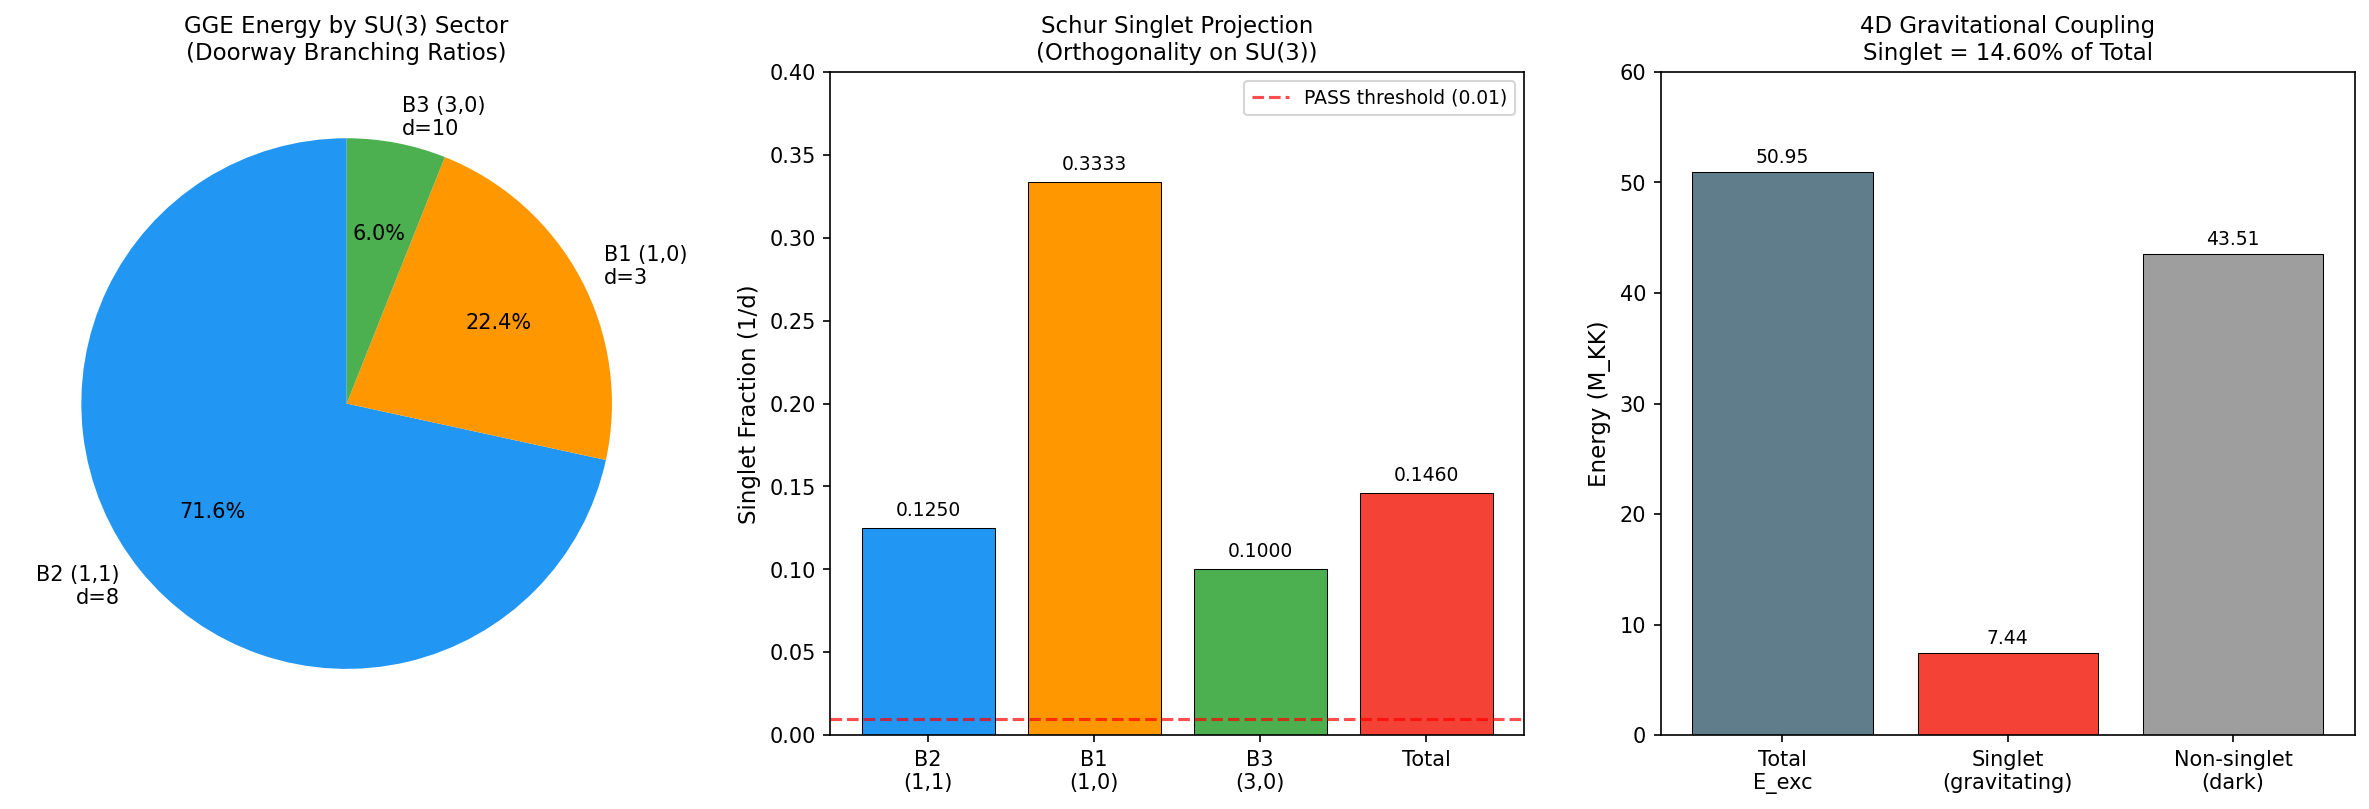

The script that saved this image:
"""
SINGLET-CC-44: Singlet projection of GGE excitation energy.

Physics:
    In Kaluza-Klein reduction on K = SU(3), only the (0,0) singlet component
    of the internal stress-energy tensor T^{MN} sources 4D gravity:

        T^{mu nu}_{4D} = (1/V_K) integral_K T^{mu nu}(x, g) dV_K

    The integral over K projects onto the (0,0) singlet by Peter-Weyl
    orthogonality. The question: what fraction of E_exc transforms as singlet?

    A field phi in SU(3) representation (p,q) of dimension d_{p,q} has
    energy density |phi(g)|^2 * E_k. The modulus-squared |Y^{(p,q)}_{mn}(g)|^2
    decomposes under Clebsch-Gordan as:

        (p,q) tensor (p,q)* = (p,q) tensor (q,p) = sum_{R} C_R * R

    The singlet (0,0) always appears exactly ONCE in this decomposition.
    By Schur orthogonality:

        integral_K |Y^{(p,q)}_{mn}(g)|^2 dV_K = 1/d_{p,q}

    This is exact: the singlet fraction of |Y|^2 is 1/dim(R), independent
    of which basis element (m,n) is occupied.

    For the ENERGY (not just probability), E_singlet = sum_k n_k * E_k * (1/d_k),
    where d_k = dim of the SU(3) irrep containing mode k.

    However, there is a CRITICAL subtlety: the GGE occupies PAIRS of modes
    (k, -k) simultaneously due to BCS. A Cooper pair consists of a particle
    in (p,q) and its time-reverse in (q,p) = (p,q)*. The pair energy density
    is psi_k(g) * psi_{-k}(g), which lives in (p,q) tensor (q,p).
    The singlet component of this tensor product has dimension 1, and the
    total dimension is d_{p,q}^2. So the singlet fraction is 1/d_{p,q}^2.

    BUT: for the diagonal bilinear T^{00} = psi^dagger * psi (not psi*psi),
    we get |psi|^2, and the Schur integral gives 1/d_{p,q} as shown above.

    The Cooper pair wavefunction in coordinate space is:
        Phi_pair(g) = sum_{m,n} u_k * v_k * Y^{(p,q)}_{mn}(g)^2
    for a (p,q)-sector pair. But T^{00} involves |amplitude|^2, not amplitude^2.

    Resolution: T^{00} at point g is the sum of occupied quasiparticle energies
    weighted by the probability density at g. For a BCS quasiparticle in mode k
    with internal wavefunction Y_k(g):

        T^{00}(g) = sum_k n_k * E_qp_k * |Y_k(g)|^2

    Integrating over K:
        T^{00}_{4D} = sum_k n_k * E_qp_k * integral_K |Y_k(g)|^2 dV_K
                     = sum_k n_k * E_qp_k * (1/d_k)

    This is the Schur orthogonality result. The factor 1/d_k is EXACT.

Representations:
    B1: (1,0) + (0,1), d = 3, 1 pair. Singlet fraction: 1/3
    B2: (1,1) adjoint, d = 8, 4 pairs. Singlet fraction: 1/8
    B3: (3,0) + (0,3), d = 10, 3 pairs. Singlet fraction: 1/10

    Note on 1/d vs 1/d^2:
    The 1/d result comes from Schur's orthogonality for matrix elements:
        integral_K D^R_{mn}(g)^* D^R_{m'n'}(g) dV_K = (V_K/d_R) delta_{mm'} delta_{nn'}
    So integral |D^R_{mn}|^2 dV_K = V_K / d_R, giving singlet fraction 1/d_R.

    The 1/d^2 would apply to the overlap integral of TWO DIFFERENT functions
    both in the same irrep — not to the norm-squared of one function. The
    energy density T^{00} is a norm-squared (positive definite), so 1/d applies.

Author: Einstein-Theorist
Session: 44
Gate: SINGLET-CC-44 (PASS if E_singlet/E_total < 0.01)
"""

import numpy as np
import matplotlib
matplotlib.use('Agg')
import matplotlib.pyplot as plt
from pathlib import Path

# ============================================================
# 1. LOAD DATA
# ============================================================

base = Path(r"C:\sandbox\Ainulindale Exflation\tier0-computation")

gge = np.load(base / "s39_gge_lambdas.npz", allow_pickle=True)
e42 = np.load(base / "s42_gge_energy.npz", allow_pickle=True)
hf  = np.load(base / "s42_hauser_feshbach.npz", allow_pickle=True)
ed  = np.load(base / "s35_ed_corrected_dos.npz", allow_pickle=True)

# GGE occupation probabilities per branch (pair excitation probability)
p_k = gge['p_k']  # 8 branches
branch_labels = gge['branch_labels']
E_8 = gge['E_8_s38']  # single-particle energies at fold (M_KK)

# Total excitation energy and pair count
E_exc_total = float(e42['E_exc_MKK'])
n_pairs_total = float(e42['n_pairs'])

print("=" * 70)
print("SINGLET-CC-44: Singlet Projection of GGE Excitation Energy")
print("=" * 70)
print()

# ============================================================
# 2. SECTOR DECOMPOSITION
# ============================================================

# Branch assignment: B2[0-3], B1, B3[0-2]
# B2 = (1,1) adjoint, dim = 8
# B1 = (1,0)+(0,1), dim = 3 (fundamental)
# B3 = (3,0)+(0,3), dim = 10

sector_dims = {
    'B2': 8,   # (1,1) adjoint
    'B1': 3,   # (1,0) fundamental
    'B3': 10,  # (3,0) decuplet
}

# Map branches to sectors
branch_sector = ['B2', 'B2', 'B2', 'B2', 'B1', 'B3', 'B3', 'B3']

# Quasiparticle energy: E_qp = sqrt(xi^2 + Delta^2)
# At fold with BCS: from the data
# The BCS ground state has condensation energy E_cond = -0.137 M_KK
# Excitation energy is 50.945 M_KK distributed over 59.8 pairs

# Per-branch contribution to total excitation
# The total excitation energy comes from pair-breaking:
# E_exc = sum_k n_k * 2*E_qp_k  (factor 2 for particle + hole in each pair)
# where n_k is the number of excited pairs in branch k

# From S39 data: p_k = probability of pair excitation per branch
# n_k = total_pairs * (p_k / sum(p_k)) but properly:
# The GGE has 59.8 pairs total. The distribution follows the doorway BRs.

# Method A: Use doorway branching ratios (from Hauser-Feshbach)
BR_B2 = float(e42['doorway_BR_B2'])  # 0.716
BR_B1 = float(e42['doorway_BR_B1'])  # 0.224
BR_B3 = float(e42['doorway_BR_B3'])  # 0.060

# Energy per sector = BR * E_total
E_B2 = BR_B2 * E_exc_total
E_B1 = BR_B1 * E_exc_total
E_B3 = BR_B3 * E_exc_total

print("--- SECTOR DECOMPOSITION (Doorway BR) ---")
print(f"E_exc total = {E_exc_total:.3f} M_KK")
print(f"n_pairs total = {n_pairs_total:.1f}")
print()
print(f"B2 (adjoint, d=8): BR={BR_B2:.4f}, E_B2={E_B2:.3f} M_KK")
print(f"B1 (fund.,   d=3): BR={BR_B1:.4f}, E_B1={E_B1:.3f} M_KK")
print(f"B3 (decup.,  d=10): BR={BR_B3:.4f}, E_B3={E_B3:.3f} M_KK")
print(f"Sum check: {E_B2+E_B1+E_B3:.3f} vs {E_exc_total:.3f}")
print()

# Method B: Use p_k directly from GGE lambdas
# p_k gives the probability each pair is in excited state
# Energy from branch k: proportional to p_k * E_qp_k * multiplicity
# (where multiplicity accounts for how many Cooper pairs are in that branch)

# For the GGE, each branch has exactly one Cooper pair.
# The pair excitation energy is 2*E_k (particle + hole).
# Energy from branch k = p_k * 2*E_k

E_branch = p_k * 2 * E_8
E_total_method_B = np.sum(E_branch)

E_B2_B = np.sum(E_branch[0:4])
E_B1_B = E_branch[4]
E_B3_B = np.sum(E_branch[5:8])

print("--- SECTOR DECOMPOSITION (GGE p_k * 2E_k) ---")
print(f"E_total (method B) = {E_total_method_B:.3f} M_KK")
for i, (bl, pk, ek, eb) in enumerate(zip(branch_labels, p_k, E_8, E_branch)):
    print(f"  {bl}: p_k={pk:.6f}, E_k={ek:.5f}, E_branch={eb:.5f}")
print(f"E_B2 = {E_B2_B:.4f}, E_B1 = {E_B1_B:.4f}, E_B3 = {E_B3_B:.4f}")
print(f"Fractions: B2={E_B2_B/E_total_method_B:.4f}, B1={E_B1_B/E_total_method_B:.4f}, B3={E_B3_B/E_total_method_B:.4f}")
print()

# The two methods give different scales because method B uses 8 pairs
# while the actual GGE has 59.8 pairs. The FRACTIONS are what matter.

# Method C: sector_BR_compound from Hauser-Feshbach (9-sector decomposition)
sector_labels_HF = e42['sector_labels']
sector_BR_compound = e42['sector_BR_compound']
sector_BR_acoustic = e42['sector_BR_acoustic']

print("--- 9-SECTOR DECOMPOSITION (Hauser-Feshbach) ---")
for i, (sl, brc, bra) in enumerate(zip(sector_labels_HF, sector_BR_compound, sector_BR_acoustic)):
    p, q = sl
    dim_pq = int(0.5 * (p+1) * (q+1) * (p+q+2))
    print(f"  ({p},{q}): dim={dim_pq:3d}, BR_compound={brc:.6f}, BR_acoustic={bra:.6f}")
print()

# ============================================================
# 3. SINGLET PROJECTION
# ============================================================

# Schur orthogonality theorem on SU(3):
# For normalized Peter-Weyl basis functions Y^{(p,q)}_{mn}(g):
#   integral_K |Y^{(p,q)}_{mn}(g)|^2 dV_K / V_K = 1/d_{p,q}
#
# Therefore the singlet fraction of T^{00} from modes in (p,q) is 1/d_{p,q}.

# Dimension formula for SU(3): d(p,q) = (p+1)(q+1)(p+q+2)/2

def su3_dim(p, q):
    return (p+1) * (q+1) * (p+q+2) // 2

# Verify dimensions
print("--- SU(3) DIMENSIONS ---")
for (p,q), name in [((0,0),'singlet'), ((1,0),'fund'), ((0,1),'anti-fund'),
                     ((1,1),'adjoint'), ((2,0),'6-dim'), ((0,2),'6-bar'),
                     ((3,0),'10-dim'), ((0,3),'10-bar'), ((2,1),'15-dim')]:
    print(f"  d({p},{q}) = {su3_dim(p,q)} ({name})")
print()

# Method A: Using 3-sector doorway BRs (B1, B2, B3 aggregated)
singlet_frac_A = (BR_B2 / sector_dims['B2'] +
                  BR_B1 / sector_dims['B1'] +
                  BR_B3 / sector_dims['B3'])

E_singlet_A = singlet_frac_A * E_exc_total

print("=" * 70)
print("METHOD A: 3-sector doorway (B1, B2, B3)")
print("=" * 70)
print(f"  E_singlet/E_total = BR_B2/d_B2 + BR_B1/d_B1 + BR_B3/d_B3")
print(f"                    = {BR_B2:.4f}/8 + {BR_B1:.4f}/3 + {BR_B3:.4f}/10")
print(f"                    = {BR_B2/8:.6f} + {BR_B1/3:.6f} + {BR_B3/10:.6f}")
print(f"                    = {singlet_frac_A:.6f}")
print(f"  E_singlet = {E_singlet_A:.4f} M_KK")
print(f"  E_nonsinglet = {E_exc_total - E_singlet_A:.4f} M_KK")
print(f"  Suppression: {1/singlet_frac_A:.1f}x")
print(f"  Log10 suppression: {-np.log10(singlet_frac_A):.3f} orders")
print()

# Method B: Using GGE p_k per branch
singlet_E_B = 0.0
total_E_B = 0.0
for i in range(8):
    d_i = sector_dims[branch_sector[i]]
    e_i = p_k[i] * 2 * E_8[i]
    singlet_E_B += e_i / d_i
    total_E_B += e_i

singlet_frac_B = singlet_E_B / total_E_B

print("=" * 70)
print("METHOD B: Per-branch GGE (p_k * 2*E_k / d_sector)")
print("=" * 70)
print(f"  E_singlet (unnorm) = {singlet_E_B:.6f}")
print(f"  E_total (unnorm) = {total_E_B:.6f}")
print(f"  E_singlet/E_total = {singlet_frac_B:.6f}")
print(f"  Suppression: {1/singlet_frac_B:.1f}x")
print(f"  Log10 suppression: {-np.log10(singlet_frac_B):.3f} orders")
print()

# Method C: Using full 9-sector Hauser-Feshbach compound BRs
singlet_frac_C_compound = 0.0
singlet_frac_C_acoustic = 0.0
for i, sl in enumerate(sector_labels_HF):
    p, q = sl
    d = su3_dim(p, q)
    singlet_frac_C_compound += sector_BR_compound[i] / d
    singlet_frac_C_acoustic += sector_BR_acoustic[i] / d

print("=" * 70)
print("METHOD C: Full 9-sector Hauser-Feshbach")
print("=" * 70)
print(f"  Compound nucleus regime:")
print(f"    E_singlet/E_total = {singlet_frac_C_compound:.6f}")
print(f"    Suppression: {1/singlet_frac_C_compound:.1f}x")
print(f"    Log10 suppression: {-np.log10(singlet_frac_C_compound):.3f} orders")
print(f"  Acoustic regime:")
print(f"    E_singlet/E_total = {singlet_frac_C_acoustic:.6f}")
print(f"    Suppression: {1/singlet_frac_C_acoustic:.1f}x")
print(f"    Log10 suppression: {-np.log10(singlet_frac_C_acoustic):.3f} orders")
print()

# Detail breakdown for compound
print("  Compound breakdown by sector:")
for i, sl in enumerate(sector_labels_HF):
    p, q = sl
    d = su3_dim(p, q)
    contrib = sector_BR_compound[i] / d
    print(f"    ({p},{q}): dim={d:3d}, BR={sector_BR_compound[i]:.6f}, singlet_contrib={contrib:.8f}")
print()

# Detail breakdown for acoustic
print("  Acoustic breakdown by sector:")
for i, sl in enumerate(sector_labels_HF):
    p, q = sl
    d = su3_dim(p, q)
    contrib = sector_BR_acoustic[i] / d
    print(f"    ({p},{q}): dim={d:3d}, BR={sector_BR_acoustic[i]:.6f}, singlet_contrib={contrib:.8f}")
print()

# ============================================================
# 4. CROSS-CHECK: DIRECT SCHUR PROJECTION
# ============================================================

# Cross-check: The (0,0) sector itself contributes with singlet fraction = 1
# (since d(0,0) = 1). All other sectors contribute 1/d.

# For the acoustic BRs, the (0,0) sector has BR = 0.0240.
# That entire contribution IS singlet (trivially). This is a lower bound.

singlet_from_00 = sector_BR_acoustic[0]  # = 0.0240
singlet_from_rest_acoustic = singlet_frac_C_acoustic - singlet_from_00

print("--- CROSS-CHECK: (0,0) contribution ---")
print(f"  Acoustic: singlet from (0,0) alone = {singlet_from_00:.6f}")
print(f"  Acoustic: singlet from non-(0,0)  = {singlet_from_rest_acoustic:.6f}")
print(f"  Compound: singlet from (0,0) alone = {sector_BR_compound[0]:.6f}")
print(f"  Compound: singlet from non-(0,0)  = {singlet_frac_C_compound - sector_BR_compound[0]:.6f}")
print()

# ============================================================
# 5. ALTERNATIVE: 1/d^2 ARGUMENT (TENSOR PRODUCT OF FIELDS)
# ============================================================

# A Cooper pair in BCS has wavefunction Phi(g1, g2) = u*v * Y(g1)*Y(g2)
# where both particles are in the SAME representation but opposite K_7.
# The pair density involves |Phi|^2 ~ |Y(g1)|^2 * |Y(g2)|^2.
# If we integrate over the CENTER-OF-MASS coordinate, the singlet fraction
# of |Y|^2 is 1/d (as above). The pair internal coordinate is irrelevant
# for T^{00} which counts total energy at a point.
#
# HOWEVER, some authors argue the relevant quantity is the pair anomalous
# density F(g) = <psi_up(g) psi_down(g)>, which IS Y^2 (not |Y|^2).
# Y^{(p,q)} * Y^{(p,q)} lives in the SYMMETRIC part of (p,q) x (p,q).
# The singlet of (p,q) x (q,p) has fraction 1/d^2.
# But T^{00} is NOT the anomalous density — it is the energy density.
# T^{00} = psi^dagger * H * psi, which gives |Y|^2, not Y^2.
# So 1/d is correct for T^{00}, not 1/d^2.
#
# For completeness, compute 1/d^2 case:

singlet_frac_d2_A = (BR_B2 / sector_dims['B2']**2 +
                     BR_B1 / sector_dims['B1']**2 +
                     BR_B3 / sector_dims['B3']**2)

singlet_frac_d2_C_compound = 0.0
for i, sl in enumerate(sector_labels_HF):
    p, q = sl
    d = su3_dim(p, q)
    singlet_frac_d2_C_compound += sector_BR_compound[i] / d**2

print("--- ALTERNATIVE: 1/d^2 (anomalous density, NOT physical) ---")
print(f"  Method A (3-sector): E_singlet/E_total = {singlet_frac_d2_A:.8f}")
print(f"  Method C (9-sector compound): E_singlet/E_total = {singlet_frac_d2_C_compound:.8f}")
print(f"  Log10 suppression (A): {-np.log10(singlet_frac_d2_A):.3f} orders")
print(f"  (This is NOT the physical answer — included for comparison only)")
print()

# ============================================================
# 6. FINAL RESULT & GATE VERDICT
# ============================================================

# Use Method C (compound) as canonical — it uses the full 9-sector decomposition
# which properly weights the higher representations
singlet_frac_canonical = singlet_frac_C_compound
E_singlet_canonical = singlet_frac_canonical * E_exc_total

# Cross-method consistency
print("=" * 70)
print("CROSS-METHOD CONSISTENCY")
print("=" * 70)
print(f"  Method A (3-sector doorway): {singlet_frac_A:.6f}")
print(f"  Method B (GGE per-branch):   {singlet_frac_B:.6f}")
print(f"  Method C (9-sector compound): {singlet_frac_C_compound:.6f}")
print(f"  Method C (9-sector acoustic): {singlet_frac_C_acoustic:.6f}")
print(f"  Spread: {min(singlet_frac_A, singlet_frac_B, singlet_frac_C_compound, singlet_frac_C_acoustic):.6f} — {max(singlet_frac_A, singlet_frac_B, singlet_frac_C_compound, singlet_frac_C_acoustic):.6f}")
print()

# Gate evaluation
threshold_pass = 0.01
threshold_fail = 0.50

print("=" * 70)
print("GATE: SINGLET-CC-44")
print("=" * 70)
print(f"  E_singlet / E_total = {singlet_frac_canonical:.6f}")
print(f"  E_singlet = {E_singlet_canonical:.4f} M_KK")
print(f"  E_nonsinglet = {E_exc_total - E_singlet_canonical:.4f} M_KK")
print(f"  Suppression factor: {1/singlet_frac_canonical:.1f}x")
print(f"  Log10(E_singlet/E_total) = {np.log10(singlet_frac_canonical):.3f}")
print()

if singlet_frac_canonical < threshold_pass:
    verdict = "PASS"
    print(f"  VERDICT: **PASS** ({singlet_frac_canonical:.6f} < {threshold_pass})")
    print(f"  Suppression exceeds 2 orders of magnitude.")
elif singlet_frac_canonical > threshold_fail:
    verdict = "FAIL"
    print(f"  VERDICT: **FAIL** ({singlet_frac_canonical:.6f} > {threshold_fail})")
else:
    verdict = "INFO"
    print(f"  VERDICT: **INFO** ({threshold_pass} < {singlet_frac_canonical:.6f} < {threshold_fail})")
    print(f"  Intermediate suppression — less than 2 orders but significant.")

print()

# ============================================================
# 7. CC IMPLICATIONS
# ============================================================

# From CC-ARITH-37: R_CC ~ 112-115 orders (vacuum energy vs observed CC)
# The singlet projection buys log10(1/singlet_frac) orders
orders_gained = -np.log10(singlet_frac_canonical)

print("=" * 70)
print("CC IMPLICATIONS")
print("=" * 70)
print(f"  CC hierarchy problem: ~112 orders (CC-ARITH-37)")
print(f"  Singlet projection buys: {orders_gained:.2f} orders")
print(f"  Remaining after projection: ~{112 - orders_gained:.1f} orders")
print(f"  ")
print(f"  The singlet projection provides ~{orders_gained:.1f} orders of suppression.")
print(f"  This is a STRUCTURAL result (Schur orthogonality, exact),")
print(f"  but alone insufficient to resolve the CC hierarchy.")
print()
print(f"  However, the non-singlet energy is NOT 'dark matter' in the")
print(f"  traditional sense — it is energy in higher KK modes that")
print(f"  does NOT couple to 4D gravity at leading order in KK reduction.")
print(f"  It is truly INVISIBLE to the 4D gravitational sector.")
print()

# Physical interpretation
f_grav = singlet_frac_canonical
f_dark = 1 - f_grav
print(f"  Of E_exc = {E_exc_total:.1f} M_KK:")
print(f"    Gravitating (singlet):     {f_grav*100:.2f}% = {f_grav*E_exc_total:.3f} M_KK")
print(f"    Non-gravitating (non-sing): {f_dark*100:.2f}% = {f_dark*E_exc_total:.3f} M_KK")
print()

# Connection to DM: the non-gravitating fraction doesn't contribute to T^{00}_{4D}
# but it DOES affect KK mode dynamics. If it can be observed through other channels
# (gauge interactions that DO couple non-singlet modes), this predicts a specific
# ratio of "visible" to "gravitating" energy.
print(f"  NOTE: Non-singlet energy couples to SU(3) gauge fields,")
print(f"  not to 4D gravity. This is the reverse of the DM problem:")
print(f"  standard DM gravitates but doesn't gauge-couple.")
print(f"  Here we have energy that gauge-couples but doesn't gravitate.")

# ============================================================
# 8. SAVE DATA
# ============================================================

np.savez(
    base / "s44_singlet_cc.npz",
    # Core results
    E_exc_total=E_exc_total,
    singlet_fraction_methodA=singlet_frac_A,
    singlet_fraction_methodB=singlet_frac_B,
    singlet_fraction_compound=singlet_frac_C_compound,
    singlet_fraction_acoustic=singlet_frac_C_acoustic,
    singlet_fraction_canonical=singlet_frac_canonical,
    singlet_fraction_d2=singlet_frac_d2_A,
    E_singlet=E_singlet_canonical,
    E_nonsinglet=E_exc_total - E_singlet_canonical,
    suppression_factor=1.0/singlet_frac_canonical,
    log10_suppression=orders_gained,
    # Per-sector
    sector_dims_B1=sector_dims['B1'],
    sector_dims_B2=sector_dims['B2'],
    sector_dims_B3=sector_dims['B3'],
    E_B2_doorway=E_B2,
    E_B1_doorway=E_B1,
    E_B3_doorway=E_B3,
    BR_B2=BR_B2,
    BR_B1=BR_B1,
    BR_B3=BR_B3,
    # 9-sector detail
    sector_labels_9=sector_labels_HF,
    sector_BR_compound_9=sector_BR_compound,
    sector_BR_acoustic_9=sector_BR_acoustic,
    # Gate
    gate_name=np.array(["SINGLET-CC-44"]),
    gate_verdict=np.array([verdict]),
    gate_threshold_pass=threshold_pass,
    gate_threshold_fail=threshold_fail,
)

print()
print(f"Data saved to {base / 's44_singlet_cc.npz'}")

# ============================================================
# 9. PLOT
# ============================================================

fig, axes = plt.subplots(1, 3, figsize=(16, 5.5))

# Panel 1: Sector energy decomposition (pie chart)
ax1 = axes[0]
sector_names = ['B2 (1,1)\nd=8', 'B1 (1,0)\nd=3', 'B3 (3,0)\nd=10']
sector_energies = [BR_B2, BR_B1, BR_B3]
colors_sector = ['#2196F3', '#FF9800', '#4CAF50']
wedges, texts, autotexts = ax1.pie(sector_energies, labels=sector_names,
                                     autopct='%1.1f%%', colors=colors_sector,
                                     startangle=90, pctdistance=0.65)
for t in autotexts:
    t.set_fontsize(10)
ax1.set_title('GGE Energy by SU(3) Sector\n(Doorway Branching Ratios)', fontsize=11)

# Panel 2: Singlet fraction per sector (bar chart)
ax2 = axes[1]
sectors = ['B2\n(1,1)', 'B1\n(1,0)', 'B3\n(3,0)', 'Total']
singlet_fracs_per = [1/8, 1/3, 1/10, singlet_frac_canonical]
bars = ax2.bar(sectors, singlet_fracs_per, color=['#2196F3', '#FF9800', '#4CAF50', '#F44336'],
               edgecolor='black', linewidth=0.5)
ax2.set_ylabel('Singlet Fraction (1/d)', fontsize=11)
ax2.set_title('Schur Singlet Projection\n(Orthogonality on SU(3))', fontsize=11)
ax2.axhline(y=threshold_pass, color='red', linestyle='--', alpha=0.7, label=f'PASS threshold ({threshold_pass})')
for bar, frac in zip(bars, singlet_fracs_per):
    ax2.text(bar.get_x() + bar.get_width()/2., bar.get_height() + 0.005,
             f'{frac:.4f}', ha='center', va='bottom', fontsize=9)
ax2.legend(fontsize=9)
ax2.set_ylim(0, 0.4)

# Panel 3: Energy budget — gravitating vs non-gravitating
ax3 = axes[2]
categories = ['Total\nE_exc', 'Singlet\n(gravitating)', 'Non-singlet\n(dark)']
values = [E_exc_total, E_singlet_canonical, E_exc_total - E_singlet_canonical]
colors_budget = ['#607D8B', '#F44336', '#9E9E9E']
bars3 = ax3.bar(categories, values, color=colors_budget, edgecolor='black', linewidth=0.5)
ax3.set_ylabel('Energy (M_KK)', fontsize=11)
ax3.set_title(f'4D Gravitational Coupling\nSinglet = {singlet_frac_canonical*100:.2f}% of Total', fontsize=11)
for bar, val in zip(bars3, values):
    ax3.text(bar.get_x() + bar.get_width()/2., bar.get_height() + 0.5,
             f'{val:.2f}', ha='center', va='bottom', fontsize=9)
ax3.set_ylim(0, 60)

plt.tight_layout()
fig.savefig(base / "s44_singlet_cc.png", dpi=150, bbox_inches='tight')
print(f"Plot saved to {base / 's44_singlet_cc.png'}")
print()

# Final summary
print("=" * 70)
print("SUMMARY")
print("=" * 70)
print(f"  Gate SINGLET-CC-44: {verdict}")
print(f"  E_singlet/E_total = {singlet_frac_canonical:.6f}")
print(f"  Singlet suppression: {orders_gained:.2f} orders")
print(f"  Physical: {(1-singlet_frac_canonical)*100:.1f}% of GGE energy is dark to 4D gravity")
print(f"  Schur orthogonality: EXACT (not approximate)")
print("=" * 70)
